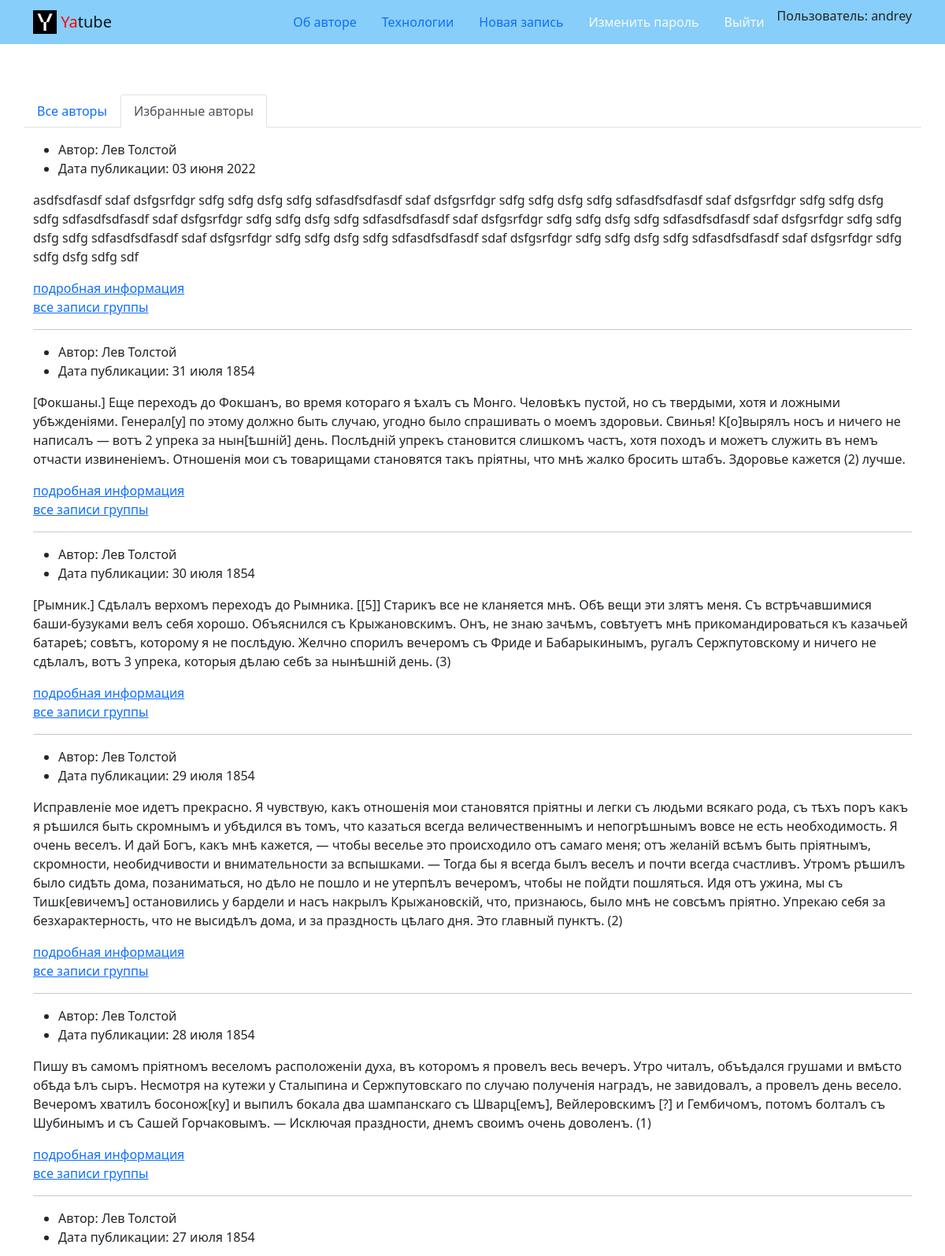
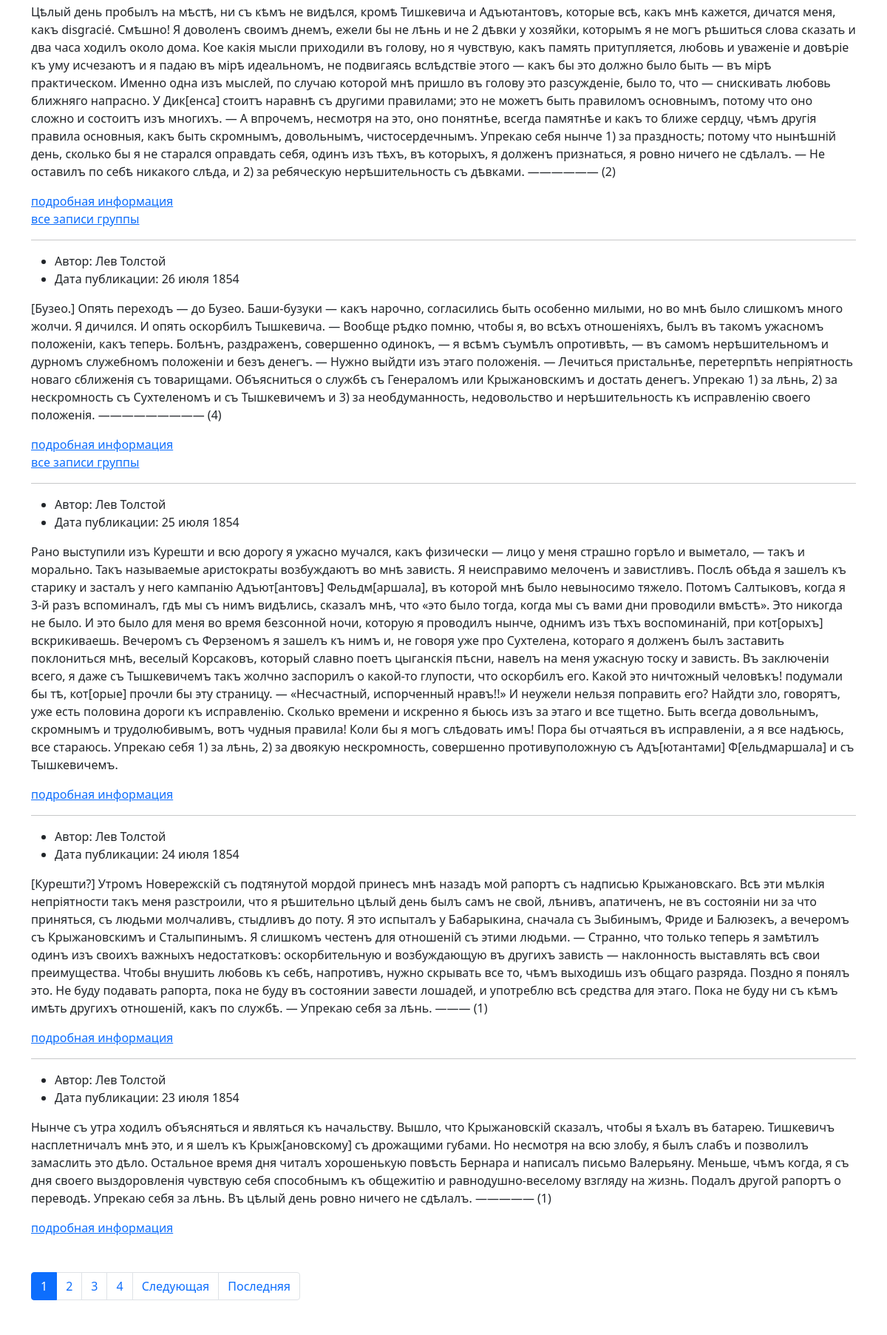
Screenshot of /follow/ (signed in, upper part) with the database file from the repository (2 pictures, top to bottom).
### posts/models.py (models this page shows, shortened)
class Post(models.Model):
    text = models.TextField(
        verbose_name='Текст',
        help_text='Введите текст поста',
    )
    pub_date = models.DateTimeField(auto_now_add=True)
    author = models.ForeignKey(
        User,
        on_delete=models.CASCADE,
        related_name='posts',
        verbose_name='Автор',
    )
    group = models.ForeignKey(
        Group,
        blank=True,
        null=True,
        on_delete=models.SET_NULL,
        related_name='posts',
        verbose_name='Группа',
        help_text='Выберите группу',
    )
    image = models.ImageField(
        'Картинка',
        upload_to='posts/',
        blank=True
    )
    class Meta:
        ordering = ['-pub_date']

### posts/views.py (the view)
# urls.py: path('follow/', views.follow_index, name='follow_index'),
@login_required
def follow_index(request):
    post_list = Post.objects.filter(author__following__user=request.user)
    template = 'posts/follow.html'
    context = {
        'follow': True
    }
    context.update(get_context(post_list, request))
    return render(request, template, context)

### posts/views.py (called while the page is built)
def get_context(post_list, request):
    PAGINATOR_PAGES = 10
    paginator = Paginator(post_list, PAGINATOR_PAGES)
    page_number = request.GET.get('page')
    page_obj = paginator.get_page(page_number)
    return {
        'page_obj': page_obj,
    }

### templates/posts/follow.html (shortened to what this page needs)
{% extends 'base.html' %}
{% load thumbnail %}
{% block content %}
<div class='container py-5'>
  {% include 'posts/includes/switcher.html' %}
  {% for post in page_obj %}
  <ul>
    <li>
      Автор: {{ post.author.get_full_name }}
    </li>
    <li>
      Дата публикации: {{ post.pub_date|date:'d E Y' }}
    </li>
  </ul>
  <p>{{ post.text }}</p>
  <a href='{% url 'posts:post_detail' post.id %}'>подробная информация </a>
  <br>
  {% if post.group %}
    <a href='{% url 'posts:group_list' post.group.slug %}'>все записи группы</a>
  {% endif %}
  {% if not forloop.last %}<hr>{% endif %}
  {% endfor %}
  {% include 'posts/includes/paginator.html' %}
{% endblock %}

### templates/includes/header.html (shortened to what this page needs)
{% load static %}
  <nav class='navbar navbar-light' style='background-color: lightskyblue'>
    <div class='container'>
      <a class='navbar-brand' href='{% url 'posts:index' %}'>
        <img src='{% static 'img/logo.png' %}' width='30' height='30' class='d-inline-block align-top' alt=''>
        <span style='color:red'>Ya</span>tube
      </a>
      <ul class='nav nav-pills'>
        <li class='nav-item'>
          <a class='nav-link
          '
        href='{% url 'about:author' %}'>Об авторе</a>
        </li>
        <li class='nav-item'>
          <a class='nav-link
          '
          href='{% url 'about:tech' %}'>Технологии</a>
        </li>
        {% if user.is_authenticated %}
        <li class='nav-item'>
          <a class='nav-link' href='{% url 'posts:post_create' %}'>Новая запись</a>
        </li>
        <li class='nav-item'>
          <a class='nav-link link-light' href='{% url 'password_change' %}'>Изменить пароль</a>
        </li>
        <li class='nav-item'>
          <a class='nav-link link-light' href='{% url 'logout' %}'>Выйти</a>
        </li>
        <li>
          Пользователь: {{ user.username }}
        </li>
        {% endif %}
      </ul>
    </div>
  </nav>

### rows the page displays
Post: author.get_full_name "Лев Толстой", pub_date "03 июня 2022", text "asdfsdfasdf sdaf dsfgsrfdgr sdfg sdfg dsfg sdfg sdfasdfsdfasdf sdaf dsfgsrfdgr sdfg sdfg dsfg sdfg sdfasdfsdfasdf sdaf dsfgsrfdgr sdfg sdfg dsfg sdfg sdfasdfsdfasdf sdaf dsfgsrfdgr sdfg sdfg dsfg sdfg sdfasdfsdfasdf sdaf dsfgsrfdgr sdfg sdfg dsfg sdfg sdfasdfsdfasdf sdaf dsfgsrfdgr sdfg sdfg dsfg sdfg sdfasdfsdfasdf sdaf dsfgsrfdgr sdfg sdfg dsfg sdfg sdfasdfsdfasdf sdaf dsfgsrfdgr sdfg sdfg dsfg sdfg sdfasdfsdfasdf sdaf dsfgsrfdgr sdfg sdfg dsfg sdfg sdf", shows "все записи группы"
Post: author.get_full_name "Лев Толстой", pub_date "31 июля 1854", text "[Фокшаны.] Еще переходъ до Фокшанъ, во время котораго я ѣхалъ съ Монго. Человѣкъ пустой, но съ твердыми, хотя и ложными убѣжденіями. Генерал[у] по этому должно быть случаю, угодно было спрашивать о моемъ здоровьи. Свинья! К[о]вырялъ носъ и ничего не написалъ — вотъ 2 упрека за нын[ѣшній] день. Послѣдній упрекъ становится слишкомъ частъ, хотя походъ и можетъ служить въ немъ отчасти извиненіемъ. Отношенія мои съ товарищами становятся такъ пріятны, что мнѣ жалко бросить штабъ. Здоровье кажется (2) лучше.", shows "все записи группы"
Post: author.get_full_name "Лев Толстой", pub_date "30 июля 1854", text "[Рымник.] Сдѣлалъ верхомъ переходъ до Рымника. [[5]] Старикъ все не кланяется мнѣ. Обѣ вещи эти злятъ меня. Съ встрѣчавшимися баши-бузуками велъ себя хорошо. Объяснился съ Крыжановскимъ. Онъ, не знаю зачѣмъ, совѣтуетъ мнѣ прикомандироваться къ казачьей батареѣ; совѣтъ, которому я не послѣдую. Желчно спорилъ вечеромъ съ Фриде и Бабарыкинымъ, ругалъ Сержпутовскому и ничего не сдѣлалъ, вотъ 3 упрека, которыя дѣлаю себѣ за нынѣшній день. (3)", shows "все записи группы"
Post: author.get_full_name "Лев Толстой", pub_date "29 июля 1854", text "Исправленіе мое идетъ прекрасно. Я чувствую, какъ отношенія мои становятся пріятны и легки съ людьми всякаго рода, съ тѣхъ поръ какъ я рѣшился быть скромнымъ и убѣдился въ томъ, что казаться всегда величественнымъ и непогрѣшнымъ вовсе не есть необходимость. Я очень веселъ. И дай Богъ, какъ мнѣ кажется, — чтобы веселье это происходило отъ самаго меня; отъ желаній всѣмъ быть пріятнымъ, скромности, необидчивости и внимательности за вспышками. — Тогда бы я всегда былъ веселъ и почти всегда счастливъ. Утромъ рѣшилъ было сидѣть дома, позаниматься, но дѣло не пошло и не утерпѣлъ вечеромъ, чтобы не пойдти пошляться. Идя отъ ужина, мы съ Тишк[евичемъ] остановились у бардели и насъ накрылъ…", shows "все записи группы"
Post: author.get_full_name "Лев Толстой", pub_date "28 июля 1854", text "Пишу въ самомъ пріятномъ веселомъ расположеніи духа, въ которомъ я провелъ весь вечеръ. Утро читалъ, объѣдался грушами и вмѣсто обѣда ѣлъ сыръ. Несмотря на кутежи у Сталыпина и Сержпутовскаго по случаю полученія наградъ, не завидовалъ, а провелъ день весело. Вечеромъ хватилъ босонож[ку] и выпилъ бокала два шампанскаго съ Шварц[емъ], Вейлеровскимъ [?] и Гембичомъ, потомъ болталъ съ Шубинымъ и съ Сашей Горчаковымъ. — Исключая праздности, днемъ своимъ очень доволенъ. (1)", shows "все записи группы"
Post: author.get_full_name "Лев Толстой", pub_date "27 июля 1854", text "Цѣлый день пробылъ на мѣстѣ, ни съ кѣмъ не видѣлся, кромѣ Тишкевича и Адъютантовъ, которые всѣ, какъ мнѣ кажется, дичатся меня, какъ disgracié. Смѣшно! Я доволенъ своимъ днемъ, ежели бы не лѣнь и не 2 дѣвки у хозяйки, которымъ я не могъ рѣшиться слова сказать и два часа ходилъ около дома. Кое какія мысли приходили въ голову, но я чувствую, какъ память притупляется, любовь и уваженіе и довѣріе къ уму исчезаютъ и я падаю въ мірѣ идеальномъ, не подвигаясь вслѣдствіе этого — какъ бы это должно было быть — въ мірѣ практическом. Именно одна изъ мыслей, по случаю которой мнѣ пришло въ голову это разсужденіе, было то, что — снискивать любовь ближняго напрасно. У Дик[енса] стоитъ наравнѣ съ другими…", shows "все записи группы"
Post: author.get_full_name "Лев Толстой", pub_date "26 июля 1854", text "[Бузео.] Опять переходъ — до Бузео. Баши-бузуки — какъ нарочно, согласились быть особенно милыми, но во мнѣ было слишкомъ много жолчи. Я дичился. И опять оскорбилъ Тышкевича. — Вообще рѣдко помню, чтобы я, во всѣхъ отношеніяхъ, былъ въ такомъ ужасномъ положеніи, какъ теперь. Болѣнъ, раздраженъ, совершенно одинокъ, — я всѣмъ съумѣлъ опротивѣть, — въ самомъ нерѣшительномъ и дурномъ служебномъ положеніи и безъ денегъ. — Нужно выйдти изъ этаго положенія. — Лечиться пристальнѣе, перетерпѣть непріятность новаго сближенія съ товарищами. Объясниться о службѣ съ Генераломъ или Крыжановскимъ и достать денегъ. Упрекаю 1) за лѣнь, 2) за нескромность съ Сухтеленомъ и съ Тышкевичемъ и 3) за…", shows "все записи группы"
Post: author.get_full_name "Лев Толстой", pub_date "25 июля 1854", text "Рано выступили изъ Курешти и всю дорогу я ужасно мучался, какъ физически — лицо у меня страшно горѣло и выметало, — такъ и морально. Такъ называемые аристократы возбуждаютъ во мнѣ зависть. Я неисправимо мелоченъ и завистливъ. Послѣ обѣда я зашелъ къ старику и засталъ у него кампанію Адъют[антовъ] Фельдм[аршала], въ которой мнѣ было невыносимо тяжело. Потомъ Салтыковъ, когда я 3-й разъ вспоминалъ, гдѣ мы съ нимъ видѣлись, сказалъ мнѣ, что «это было тогда, когда мы съ вами дни проводили вмѣстѣ». Это никогда не было. И это было для меня во время безсонной ночи, которую я проводилъ нынче, однимъ изъ тѣхъ воспоминаній, при кот[орыхъ] вскрикиваешь. Вечеромъ съ Ферзеномъ я зашелъ къ нимъ и, не…"
Post: author.get_full_name "Лев Толстой", pub_date "24 июля 1854", text "[Курешти?] Утромъ Новережскій съ подтянутой мордой принесъ мнѣ назадъ мой рапортъ съ надписью Крыжановскаго. Всѣ эти мѣлкія непріятности такъ меня разстроили, что я рѣшительно цѣлый день былъ самъ не свой, лѣнивъ, апатиченъ, не въ состояніи ни за что приняться, съ людьми молчаливъ, стыдливъ до поту. Я это испыталъ у Бабарыкина, сначала съ Зыбинымъ, Фриде и Балюзекъ, а вечеромъ съ Крыжановскимъ и Сталыпинымъ. Я слишкомъ честенъ для отношеній съ этими людьми. — Странно, что только теперь я замѣтилъ одинъ изъ своихъ важныхъ недостатковъ: оскорбительную и возбуждающую въ другихъ зависть — наклонность выставлять всѣ свои преимущества. Чтобы внушить любовь къ себѣ, напротивъ, нужно скрывать все…"
Post: author.get_full_name "Лев Толстой", pub_date "23 июля 1854", text "Нынче съ утра ходилъ объясняться и являться къ начальству. Вышло, что Крыжановскій сказалъ, чтобы я ѣхалъ въ батарею. Тишкевичъ насплетничалъ мнѣ это, и я шелъ къ Крыж[ановскому] съ дрожащими губами. Но несмотря на всю злобу, я былъ слабъ и позволилъ замаслить это дѣло. Остальное время дня читалъ хорошенькую повѣсть Бернара и написалъ письмо Валерьяну. Меньше, чѣмъ когда, я съ дня своего выздоровленія чувствую себя способнымъ къ общежитію и равнодушно-веселому взгляду на жизнь. Подалъ другой рапортъ о переводѣ. Упрекаю себя за лѣнь. Въ цѣлый день ровно ничего не сдѣлалъ. ————— (1)"

### other values shown
{{ user.username }} "andrey"
{{ i }} "1"
{{ i }} "2" "3" "4"
